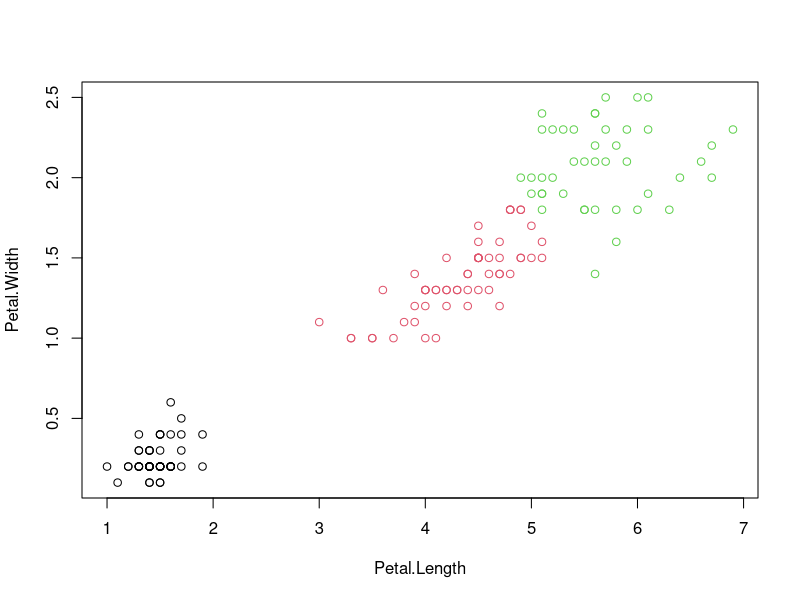

Here is the R script that generated this plot:
# sspec documentation: https://www.rdocumentation.org/packages/kernlab/versions/0.9-26/topics/specc
# install.packages("kernlab")

library(kernlab)

data(iris)

train <- as.matrix(iris[,c(3,4)])

sc <- specc(train, centers=3)

sc
centers(sc)
size(sc)
withinss(sc)
train

plot(train, col=sc)


# 'predict': closest kernel
# black, red, green

k <- kernelf(sc)
c <- centers(sc)
test <- c(1.2,0.6)

k1 <- c(k(test, c[1,]))
k2 <- c(k(test, c[2,]))
k3 <- c(k(test, c[3,]))

which.max(c(k1,k2,k3))
